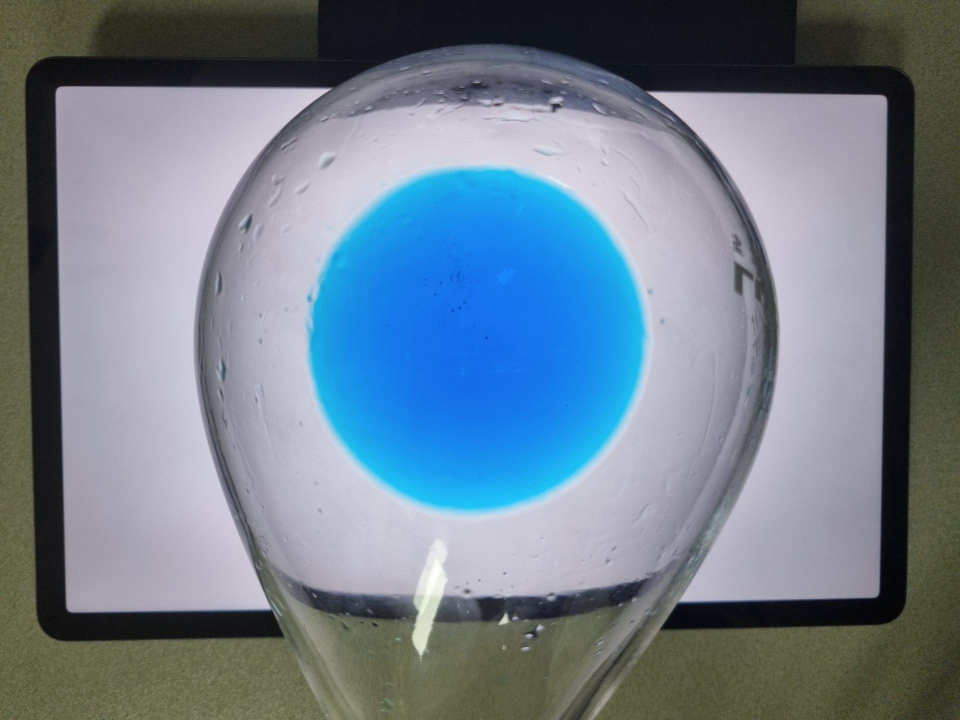
#> input picture proj_turb/eval/COA-003-03-f2-01.png, 1920 x 1440 px, given in place of CUB-004-03-f2-00.png, which was not available (shown at 1/2 size)
$ python flask_eval.py   (older library calls are emulated)
#> lines starting #> are read from the running program, lines starting #| are printed output that depends on the picture; after the words box and inside, x2 and y2 are one past the last pixel; in counts of white or black regions, pixels touching at a corner belong together; pictures that were not available may be replaced by others from this repository, and a replacement may not be noted
from re import S
import cv2 as cv
import numpy as np
import matplotlib.pyplot as plt

import yaml

from flask_eval_test import check_detection

# [6 lines left out: function saturate_contrast, not called in this run]

def imshow_scale(img, s, title): #그냥 보기 편하게 하기 위한 메소드
    img_scale = cv.resize(img, dsize=(0, 0), fx=s, fy=s, interpolation=cv.INTER_LINEAR)
    cv.imshow(title, img_scale)
    cv.waitKey(0)
    cv.destroyAllWindows()

def clip_image_center(img_gray, s):
    gray_clip = np.zeros_like(img_gray)
    h, w = img_gray.shape
    hh = int(h/2)  ## 이미지 중점
    ww = int(w/2)

    gray_clip[hh-s:hh+s, ww-s:ww+s] = img_gray[hh-s:hh+s, ww-s:ww+s] ##ROI 설정
    imshow_scale(gray_clip, 0.4, 'gray')

    return gray_clip

def roi_detection_circle(img_src, im_gray):
    src = img_src.copy()
    src_ = img_src.copy()
    gray = cv.medianBlur(im_gray, 3)
    rows, cols = gray.shape
    circles = cv.HoughCircles(gray, cv.HOUGH_GRADIENT, 1.0, rows / 12, None, 20, 20, minRadius=250, maxRadius=350)
    #circles: N x 1 x 3 (x, y, radius)
    ww = int(cols/2)
    hh = int(rows/2)
    min_dist_center = cols * 100 #19200 그냥 큰값

    roi = np.ones(3) * -1

    if circles is not None:
        circles = np.uint16(np.around(circles))
        for i in circles[0, :]:
            cv.circle(src_, (i[0], i[1]), i[2], (0,255,0),2 )
            dist_center = np.sqrt((i[0]-ww) * (i[0]-ww) + (i[1]-hh) * (i[1]-hh)) ##이미지 중점과 원의 거리
            if dist_center < min_dist_center:
                min_dist_center = dist_center ## 가장 이미지의 중심과 가까운 원의 중심 찾기
                if np.abs((i[0]-ww)) <100 and np.abs((i[1]-hh)) < 100: ## 가장 가까운 원의 중심일때 최소 중심과 차이 100미만
                    roi[0] = i[0]
                    roi[1] = i[1]
                    roi[2] = i[2]
            center = (i[0], i[1])

    roi = np.uint16(np.around(roi))
    cv.circle(src_, (roi[0], roi[1]), 3, (0, 0, 255), 3)
    cv.circle(src, (roi[0], roi[1]), roi[2], (255, 255, 255), 5)
    imshow_scale(src_, 0.4, 'all circle')
    imshow_scale(src, 0.4, 'circle roi')

    return roi

def masking_circle(img, roi_circle):
    img_mask = np.zeros_like(img)
    img_mask = cv.circle(img_mask, (roi_circle[0], roi_circle[1]), roi_circle[2], (255,255,255), -1)
    #bitwise_and 연산을 통한 마스킹..
    img_center = cv.bitwise_and(img.copy(), img_mask)
    return img_center

def grid_calc(img_gray, roi_rect):
    gray = img_gray.copy()
    h, w = gray.shape

    grid_size = 80
    cx = (roi_rect[0] + roi_rect[2])/2 # 직사각형 좌표를 통해 원의 중점, 반지름 구하기
    cy = (roi_rect[1] + roi_rect[3])/2
    radius = (roi_rect[2] - roi_rect[0])/2

    list_mean = []
    list_std = []

    for r in range(roi_rect[1], roi_rect[3], grid_size): ##y
        for c in range(roi_rect[0], roi_rect[2], grid_size): ##x
            ## 원의 중점과 각 그리드 꼭지점 사이의 거리
            dist_lt = np.sqrt((c - cx)**2+(r - cy)**2)
            dist_rt = np.sqrt((c + grid_size - cx) ** 2 + (r - cy) ** 2)
            dist_lb = np.sqrt((c - cx) ** 2 + (r + grid_size - cy) ** 2)
            dist_rb = np.sqrt((c + grid_size - cx) ** 2 + (r + grid_size - cy) ** 2)
            ## 각 그리드 꼭지점 까지의 거리 4가지 모두 원의 반지름보다 작은 그리드가 원 안의 그리드..!
            if dist_lt <= radius and dist_rt <= radius and dist_lb <= radius and dist_rb <= radius:
                patch = gray[r:r+grid_size, c:c+grid_size] ## 그리드 안의 모든 pixel들..
                mean = np.mean(patch)
                std = np.std(patch)
                list_mean = np.append(list_mean, mean)
                list_std = np.append(list_std, std)
                cv.rectangle(gray, (c, r), (c+grid_size, r+grid_size), (255,255,255), 3)

    cv.circle(gray, (int(cx), int(cy)), int(radius), (0,0,0),3)
    mmg = np.mean(np.array(list_mean))
    msg = np.mean(np.array(list_std))
    smg = np.std(np.array(list_mean))
    ssg = np.std(np.array(list_std))

    print('mean of mean of grid: %f'%mmg)
    print('mean of std of grid: %f'%msg)
    print('std of mean of grid: %f'%smg)
    print('std of std of grid: %f'%ssg)
    imshow_scale(gray, 0.4, 'grid')
    return mmg, msg, smg, ssg

# [337 lines left out: functions circle_segmentation, cross_profile, line_detection, crystal_detection, black_bg_line, grid_detection, not called in this run]
if __name__ == '__main__':

    sol_name = 'CUB'
    sol_idx = 4
    aug_idx = 0
    img_name = f'./eval/{sol_name}-00{sol_idx}-03-f2-0{aug_idx}.png'
    print(img_name)
    img_rgb = cv.imread(img_name)
#> img_rgb is the input picture: shape (1440, 1920, 3); mean B, G, R 140.7, 126.2, 110.9

    # get dimensions
    im_h, im_w, im_c = img_rgb.shape

    img_gray = cv.cvtColor(img_rgb, cv.COLOR_BGR2GRAY)
    clip_size = 450
    img_gray = clip_image_center(img_gray, clip_size)

    # roi rectangle [LT_x, LT_y, RB_x, RB_y]
    roi_rect = np.ones(4) * -1
    roi_circle = roi_detection_circle(img_rgb, img_gray)
#> in roi_detection_circle, `circles = cv.HoughCircles(gray, cv.HOUGH_GRADIENT, 1.0, rows / 12, Non..`: circles = 19 rows, first 8: [959.5, 673.5, 346.1], [859.5, 746.5, 349.4], [1066.5, 882.5, 342.8], [1066.5, 613.5, 343.9], [853.5, 613.5, 343.9], [766.5, 517.5, 256.9], [831.5, 969.5, 321.8], [1153.5, 524.5, 255.9]
#> in roi_detection_circle, `circles = np.uint16(np.around(circles))`: circles = 19 rows, first 8: [960, 674, 346], [860, 746, 349], [1066, 882, 343], [1066, 614, 344], [854, 614, 344], [766, 518, 257], [832, 970, 322], [1154, 524, 256]
#> the loop in roi_detection_circle, `for i in circles[0, :]:` made 19 passes
#> (i, dist_center, min_dist_center) on pass 1: ([960, 674, 346], 46, 46)
#> after the loop in roi_detection_circle, `for i in circles[0, :]:`:
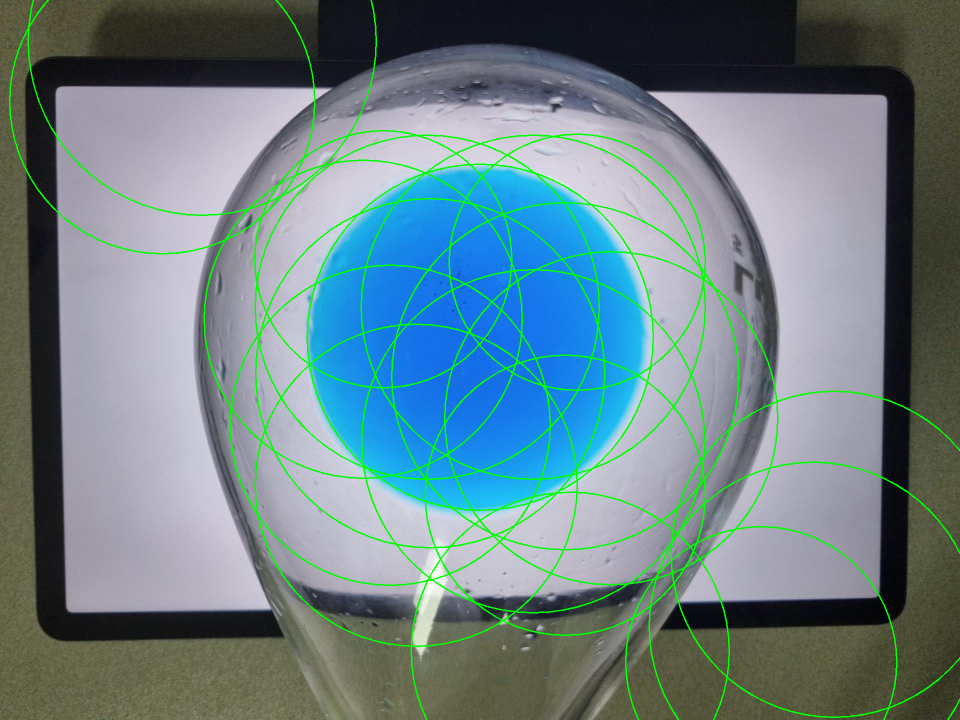
#> src_: shape (1440, 1920, 3) (shown at 1/2 size); 3.54% of pixels changed, all inside (x1, y1, x2, y2) = (18, 0, 1920, 1440)
#> after the loop in roi_detection_circle, `for i in circles[0, :]:`: min_dist_center = 46; roi = [960, 674, 346]
#> in roi_detection_circle, `cv.circle(src, (roi[0], roi[1]), roi[2], (255, 255, 255), 5)`:
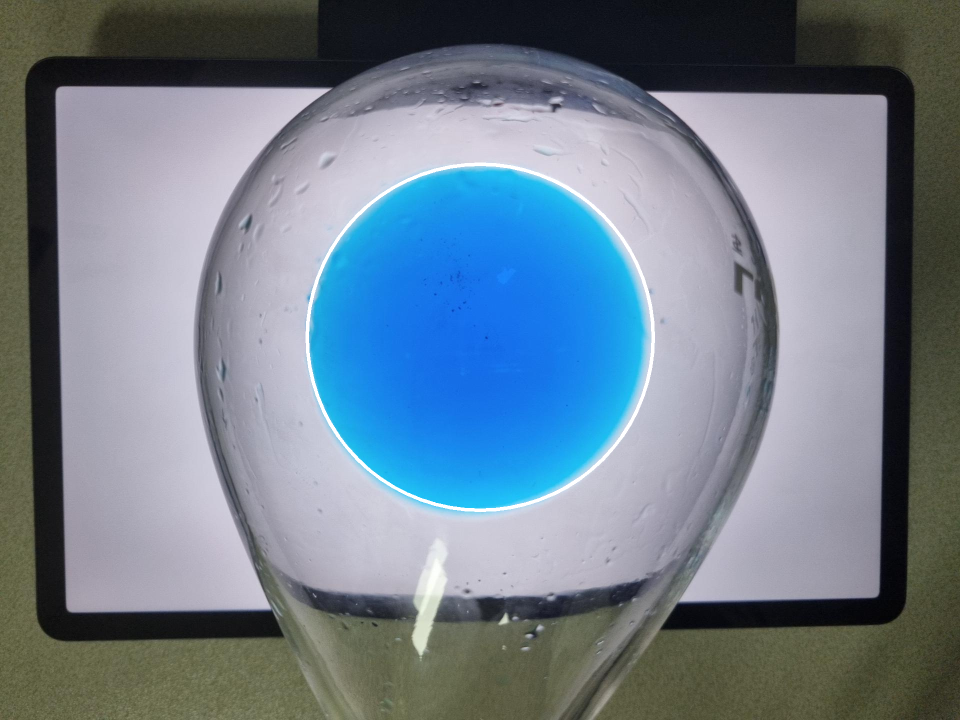
#> src: shape (1440, 1920, 3) (shown at 1/2 size); 0.54% of pixels changed, all inside (x1, y1, x2, y2) = (611, 325, 1310, 1024)
#> roi_circle = [960, 674, 346]

    if roi_circle[2] != -1:
        roi_rect = roi_rect.astype(np.int)
        roi_rect = np.array([roi_circle[0]-roi_circle[2], roi_circle[1]-roi_circle[2], roi_circle[0]+roi_circle[2], roi_circle[1]+roi_circle[2]])
#> roi_rect = [614, 328, 1306, 1020]

        img_rgb_rect = cv.rectangle(img_rgb.copy(), (roi_rect[0], roi_rect[1]), (roi_rect[2], roi_rect[3]), (0, 255, 0), 5)

        # masking
        img_rgb_center = masking_circle(img_rgb, roi_circle)
#> in masking_circle, `img_mask = cv.circle(img_mask, (roi_circle[0], roi_circle[1]), roi_cir..`:
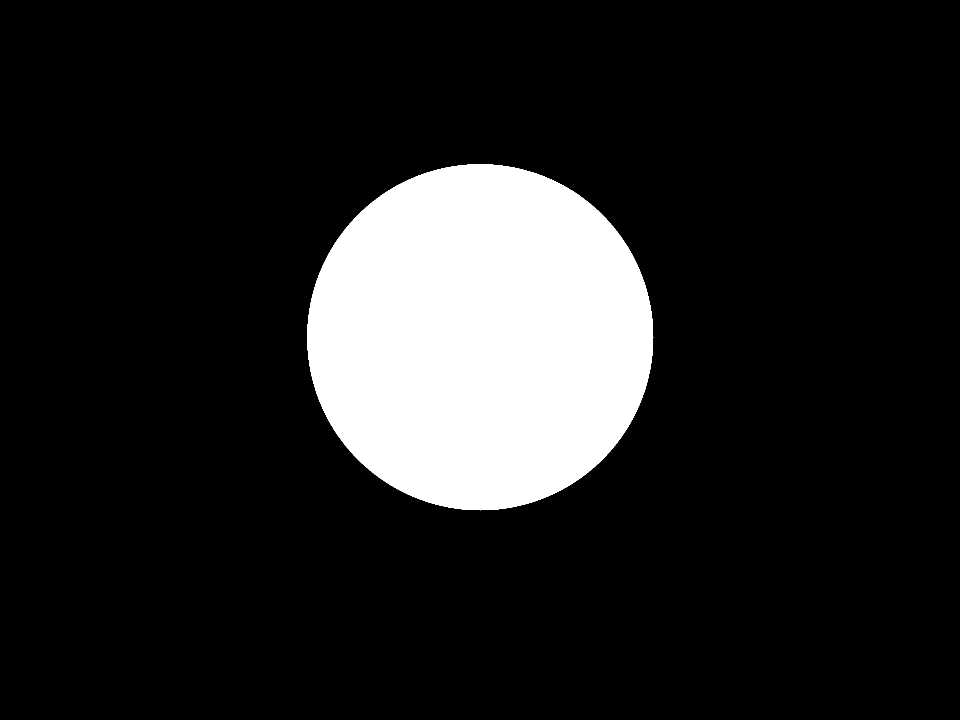
#> img_mask: shape (1440, 1920, 3) (shown at 1/2 size); 13.6% white; 1 white region, box (x1, y1, x2, y2) and area: (614, 328, 1307, 1021) 376081
        img_gray_center = masking_circle(img_gray, roi_circle)

        imshow_scale(img_rgb_center, 0.4, 'img_center')
        imshow_scale(img_gray_center, 0.4, 'img_center')
#> in imshow_scale (call 5), `img_scale = cv.resize(img, dsize=(0, 0), fx=s, fy=s, interpolation=cv...`:
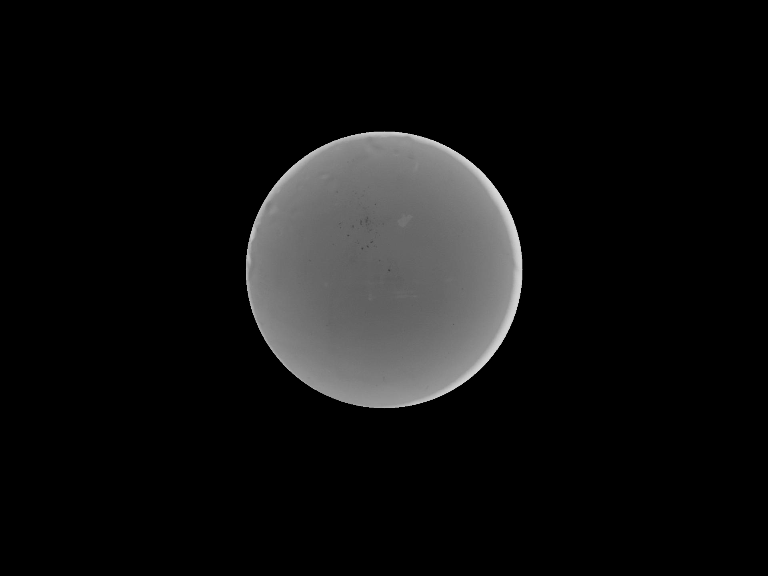
#> img_scale: shape (576, 768); min 0, max 222, mean 16.7

    imshow_scale(img_rgb_rect, 0.4, 'rgb')

    ## grid_homogenity calculation
    mmg, msg, smg, ssg = grid_calc(img_gray, roi_rect)
#> in grid_calc, `cx = (roi_rect[0] + roi_rect[2])/2`: cx = 960
#> in grid_calc, `cy = (roi_rect[1] + roi_rect[3])/2`: cy = 674
#> in grid_calc, `radius = (roi_rect[2] - roi_rect[0])/2`: radius = 346
#> after the loop in grid_calc, `for r in range(roi_rect[1], roi_rect[3], grid_size):`:
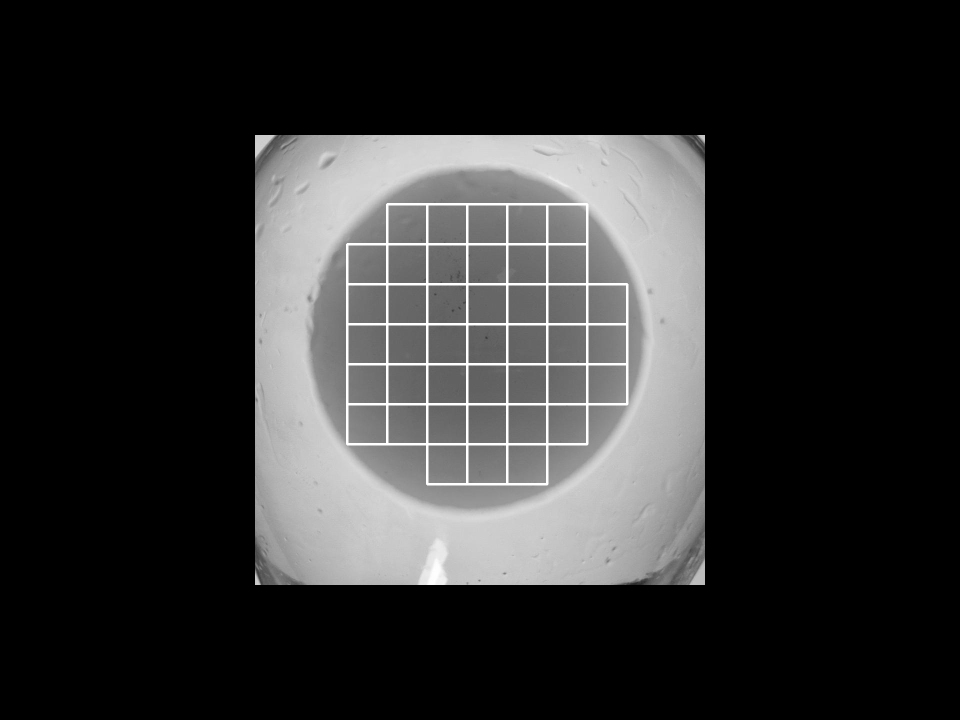
#> gray: shape (1440, 1920) (shown at 1/2 size); min 0, max 255, mean 47.8
#> after the loop in grid_calc, `for r in range(roi_rect[1], roi_rect[3], grid_size):`:
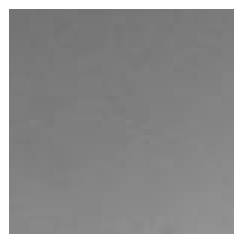
#> patch: shape (80, 80) (shown 3 times larger); min 115, max 255, mean 143.7
#> in imshow_scale (call 7), `img_scale = cv.resize(img, dsize=(0, 0), fx=s, fy=s, interpolation=cv...`:
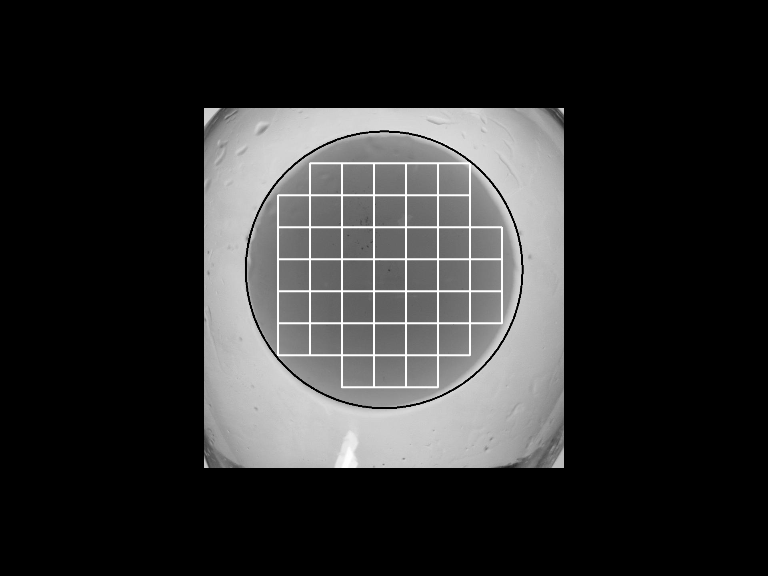
#> img_scale: shape (576, 768); min 0, max 255, mean 47

    ## segmentation - crystal detection
    particle_sum = circle_segmentation(img_gray_center, roi_circle)

    # cross_profile profile
    curve_a, curve_b, curve_c, cross_profile_area, gradient_plot = cross_profile(img_gray_center, roi_circle)

 # round 2
    #sol_name = 'COA'
    #sol_idx = 1

    img_name =  f'./eval/{sol_name}-00{sol_idx}-02-f2-0{aug_idx}.png'
    #img_name = './%s-%03d-02.jpeg' % (sol_name, sol_idx)
    img_rgb = cv.imread(img_name)
    img_gray = cv.cvtColor(img_rgb, cv.COLOR_BGR2GRAY)

    # Set clip size as amount of solution
    clip_size = 450
    img_gray = clip_image_center(img_gray, clip_size)
    # roi rectangle [LT_x, LT_y, RB_x, RB_y]
    roi_rect = np.ones(4) * -1

    # circle ROI is only available for type3 (white background)
    roi_circle = roi_detection_circle(img_rgb, img_gray)
    # set rectangle roi by circle roi
    if roi_circle[2] != -1:
        roi_rect = roi_rect.astype(np.int8)
        roi_rect = np.array([roi_circle[0]-roi_circle[2], roi_circle[1]-roi_circle[2], roi_circle[0]+roi_circle[2], roi_circle[1]+roi_circle[2]])

        img_rgb_rect = cv.rectangle(img_rgb.copy(), (roi_rect[0], roi_rect[1]), (roi_rect[2], roi_rect[3]), (0, 255, 0), 5)

        # masking
        img_rgb_center = masking_circle(img_rgb, roi_circle)
        img_gray_center = masking_circle(img_gray, roi_circle)

        #imshow_scale(img_rgb_center, 0.4, 'img_center')
        #imshow_scale(c, 0.4, 'img_gray_center')

    #check_detection(img_gray_center.copy(), roi_circle)
    img_grid = line_detection(img_gray_center.copy(), roi_circle)
    bk_bg_grid = black_bg_line(img_gray_center.copy(), roi_circle)

    #grid_profile(img_grid, roi_circle)
    #crystal_detection(img_gray_center, roi_circle)
    #circle_segmentation(img_gray_center, roi_circle)
    supp_ratio = grid_detection(img_gray_center, bk_bg_grid, roi_circle)

$ run again, on proj_turb/eval/COA-004-03-f2-02.png
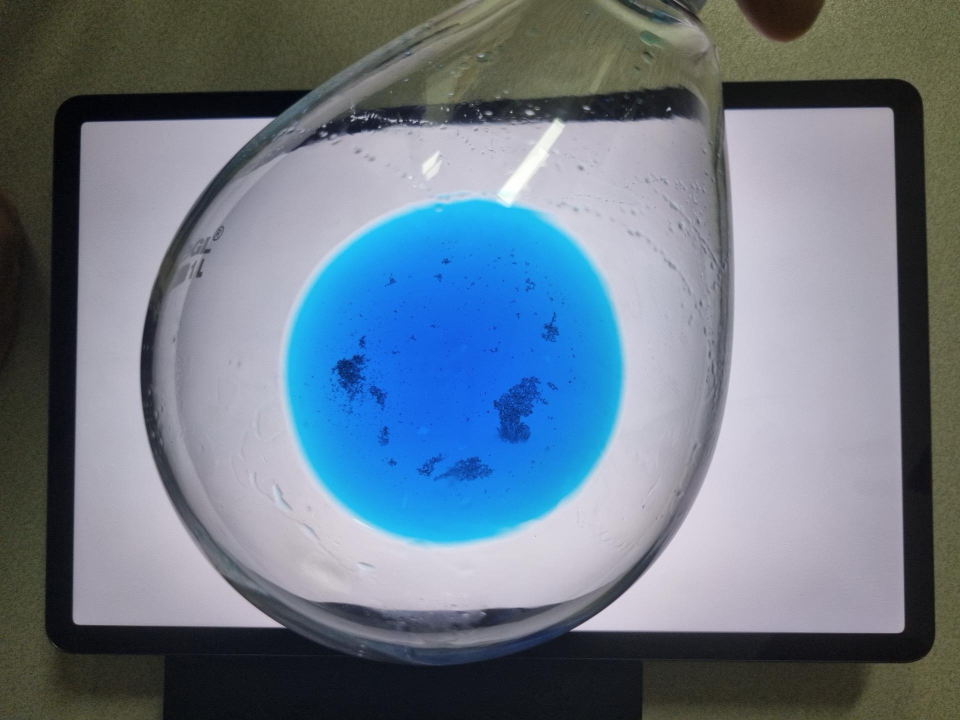
#> input picture proj_turb/eval/COA-004-03-f2-02.png, 1920 x 1440 px, given in place of CUB-004-03-f2-00.png, which was not available (shown at 1/2 size)
#> img_rgb is the input picture: shape (1440, 1920, 3); mean B, G, R 136.2, 121.4, 107.3
#> in roi_detection_circle, `circles = cv.HoughCircles(gray, cv.HOUGH_GRADIENT, 1.0, rows / 12, Non..`: circles = 26 rows, first 8: [910.5, 740.5, 345], [1047.5, 840.5, 349.4], [1060.5, 720.5, 349.4], [1065.5, 600.5, 343.9], [1152.5, 899.5, 256.9], [772.5, 592.5, 346.1], [968.5, 946.5, 348.3], [915.5, 609.5, 339.5]
#> in roi_detection_circle, `circles = np.uint16(np.around(circles))`: circles = 26 rows, first 8: [910, 740, 345], [1048, 840, 349], [1060, 720, 349], [1066, 600, 344], [1152, 900, 257], [772, 592, 346], [968, 946, 348], [916, 610, 340]
#> the loop in roi_detection_circle, `for i in circles[0, :]:` made 26 passes
#> (i, dist_center, min_dist_center) on pass 1: ([910, 740, 345], 53.85, 53.85)
#> after the loop in roi_detection_circle, `for i in circles[0, :]:`:
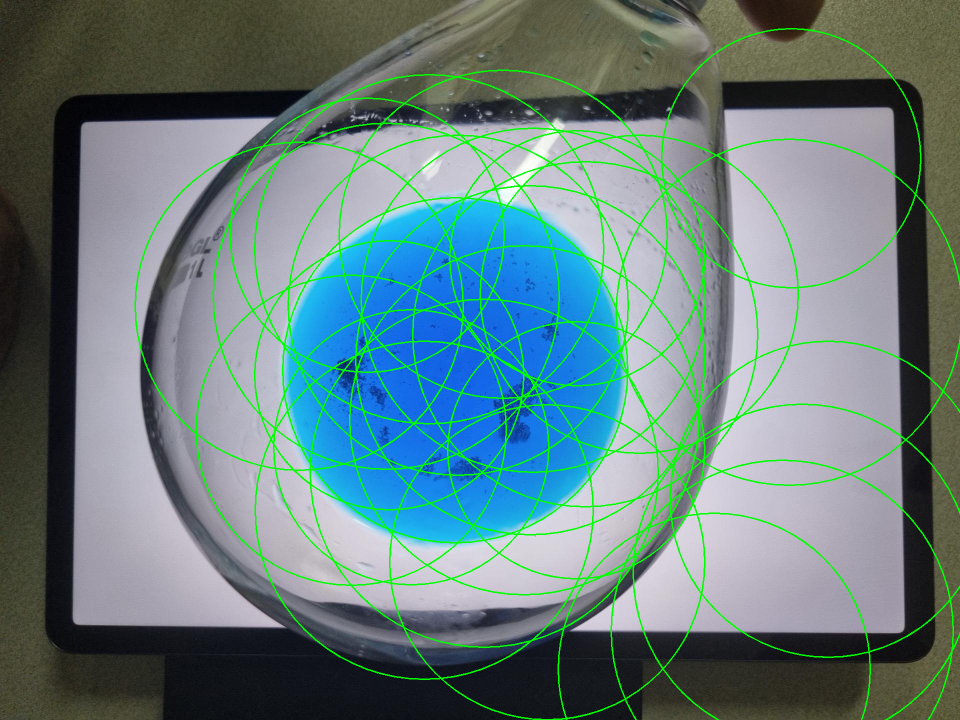
#> src_: shape (1440, 1920, 3) (shown at 1/2 size); 5.09% of pixels changed, all inside (x1, y1, x2, y2) = (269, 56, 1920, 1440)
#> after the loop in roi_detection_circle, `for i in circles[0, :]:`: min_dist_center = 53.85; roi = [910, 740, 345]
#> src: shape (1440, 1920, 3); 0.54% of pixels changed, all inside (x1, y1, x2, y2) = (562, 392, 1259, 1089)
#> img_scale: shape (576, 768, 3)
#> roi_rect = [565, 395, 1255, 1085]
#> img_mask: shape (1440, 1920, 3); 13.5% white; 1 white region, box (x1, y1, x2, y2) and area: (565, 395, 1256, 1086) 373865
#> img_center: shape (1440, 1920)
#> img_scale: shape (576, 768)
#> img_scale: shape (576, 768, 3)
#> cx = 910
#> cy = 740
#> radius = 345
#> in imshow_scale (call 7), `img_scale = cv.resize(img, dsize=(0, 0), fx=s, fy=s, interpolation=cv...`:
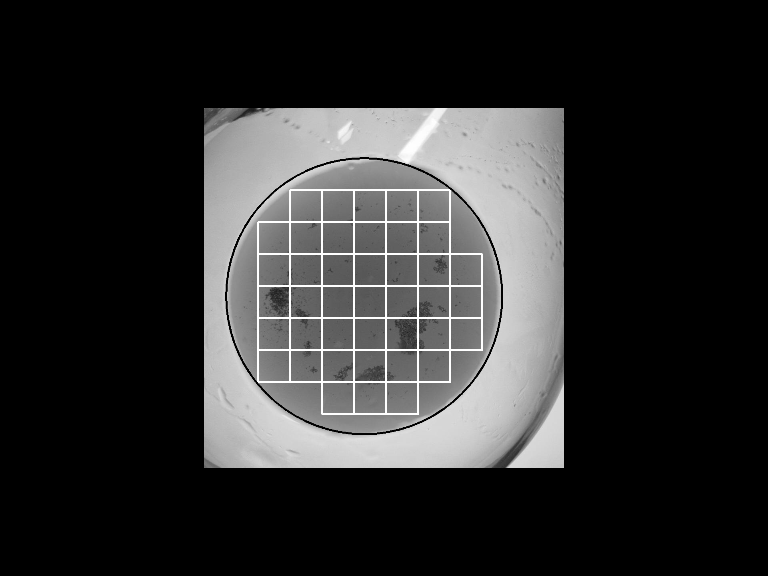
#> img_scale: shape (576, 768); min 0, max 255, mean 46.3
